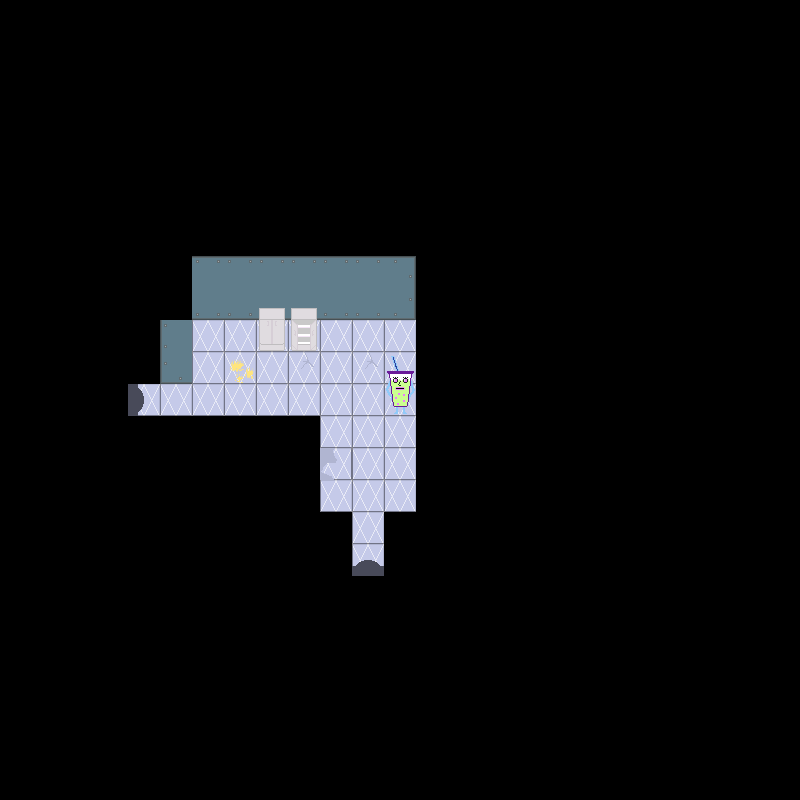

This is a level from a 2D game, rendered from its Tiled map with the project's own tilesets. A one-line summary and the complete map file follow:
An orthogonal 25x25 tile map with 32x32 px tiles, 5 tile layers (backgroundLayer, wallLayer, objectLayer, objectAboveLayer, ...), 2 tilesets.

<map version="1.2" tiledversion="1.2.3" orientation="orthogonal" renderorder="right-down" width="25" height="25" tilewidth="32" tileheight="32" infinite="0" nextlayerid="7" nextobjectid="1">
 <tileset firstgid="1" name="f2tiles" tilewidth="32" tileheight="32" tilecount="56" columns="8">
  <image source="../../assets/Floor 2/f2spritesheet.png" width="256" height="224" />
 </tileset>
 <tileset firstgid="57" name="f2objs" tilewidth="32" tileheight="32" tilecount="16" columns="4">
  <image source="../../assets/Floor 2/objspritesheet.png" width="128" height="128" />
 </tileset>
 <layer id="1" name="backgroundLayer" width="25" height="25">
  <data encoding="csv">
1,1,1,1,1,1,1,1,1,1,1,1,1,1,1,1,1,1,1,1,1,1,1,1,1,
1,1,1,1,1,1,1,1,1,1,1,1,1,1,1,1,1,1,1,1,1,1,1,1,1,
1,1,1,1,1,1,1,1,1,1,1,1,1,1,1,1,1,1,1,1,1,1,1,1,1,
1,1,1,1,1,1,1,1,1,1,1,1,1,1,1,1,1,1,1,1,1,1,1,1,1,
1,1,1,1,1,1,1,1,1,1,1,1,1,1,1,1,1,1,1,1,1,1,1,1,1,
1,1,1,1,1,1,1,1,1,1,1,1,1,1,1,1,1,1,1,1,1,1,1,1,1,
1,1,1,1,1,1,1,1,1,1,1,1,1,1,1,1,1,1,1,1,1,1,1,1,1,
1,1,1,1,1,1,1,1,1,1,1,1,1,1,1,1,1,1,1,1,1,1,1,1,1,
1,1,1,1,1,1,1,1,1,1,1,1,1,1,1,1,1,1,1,1,1,1,1,1,1,
1,1,1,1,1,1,1,1,1,1,1,1,1,1,1,1,1,1,1,1,1,1,1,1,1,
1,1,1,1,1,1,8,8,8,8,8,8,8,1,1,1,1,1,1,1,1,1,1,1,1,
1,1,1,1,1,1,8,52,8,51,8,51,8,1,1,1,1,1,1,1,1,1,1,1,1,
1,1,1,1,14,8,8,8,8,8,8,8,8,1,1,1,1,1,1,1,1,1,1,1,1,
1,1,1,1,1,1,1,1,1,1,8,8,8,1,1,1,1,1,1,1,1,1,1,1,1,
1,1,1,1,1,1,1,1,1,1,2147483683,8,8,1,1,1,1,1,1,1,1,1,1,1,1,
1,1,1,1,1,1,1,1,1,1,8,8,8,1,1,1,1,1,1,1,1,1,1,1,1,
1,1,1,1,1,1,1,1,1,1,1,8,1,1,1,1,1,1,1,1,1,1,1,1,1,
1,1,1,1,1,1,1,1,1,1,1,13,1,1,1,1,1,1,1,1,1,1,1,1,1,
1,1,1,1,1,1,1,1,1,1,1,1,1,1,1,1,1,1,1,1,1,1,1,1,1,
1,1,1,1,1,1,1,1,1,1,1,1,1,1,1,1,1,1,1,1,1,1,1,1,1,
1,1,1,1,1,1,1,1,1,1,1,1,1,1,1,1,1,1,1,1,1,1,1,1,1,
1,1,1,1,1,1,1,1,1,1,1,1,1,1,1,1,1,1,1,1,1,1,1,1,1,
1,1,1,1,1,1,1,1,1,1,1,1,1,1,1,1,1,1,1,1,1,1,1,1,1,
1,1,1,1,1,1,1,1,1,1,1,1,1,1,1,1,1,1,1,1,1,1,1,1,1,
1,1,1,1,1,1,1,1,1,1,1,1,1,1,1,1,1,1,1,1,1,1,1,1,1
</data>
 </layer>
 <layer id="2" name="wallLayer" width="25" height="25">
  <data encoding="csv">
0,0,0,0,0,0,0,0,0,0,0,0,0,0,0,0,0,0,0,0,0,0,0,0,0,
0,0,0,0,0,0,0,0,0,0,0,0,0,0,0,0,0,0,0,0,0,0,0,0,0,
0,0,0,0,0,0,0,0,0,0,0,0,0,0,0,0,0,0,0,0,0,0,0,0,0,
0,0,0,0,0,0,0,0,0,0,0,0,0,0,0,0,0,0,0,0,0,0,0,0,0,
0,0,0,0,0,0,0,0,0,0,0,0,0,0,0,0,0,0,0,0,0,0,0,0,0,
0,0,0,0,0,0,0,0,0,0,0,0,0,0,0,0,0,0,0,0,0,0,0,0,0,
0,0,0,0,0,0,0,0,0,0,0,0,0,0,0,0,0,0,0,0,0,0,0,0,0,
0,0,0,0,0,0,0,0,0,0,0,0,0,0,0,0,0,0,0,0,0,0,0,0,0,
0,0,0,0,0,0,27,27,27,27,27,27,29,0,0,0,0,0,0,0,0,0,0,0,0,
0,0,0,0,0,0,25,25,25,25,25,25,31,0,0,0,0,0,0,0,0,0,0,0,0,
0,0,0,0,0,23,0,0,0,0,0,0,0,0,0,0,0,0,0,0,0,0,0,0,0,
0,0,0,0,0,30,0,0,0,0,0,0,0,0,0,0,0,0,0,0,0,0,0,0,0,
0,0,0,0,0,0,0,0,0,0,0,0,0,0,0,0,0,0,0,0,0,0,0,0,0,
0,0,0,0,0,0,0,0,0,0,0,0,0,0,0,0,0,0,0,0,0,0,0,0,0,
0,0,0,0,0,0,0,0,0,0,0,0,0,0,0,0,0,0,0,0,0,0,0,0,0,
0,0,0,0,0,0,0,0,0,0,0,0,0,0,0,0,0,0,0,0,0,0,0,0,0,
0,0,0,0,0,0,0,0,0,0,0,0,0,0,0,0,0,0,0,0,0,0,0,0,0,
0,0,0,0,0,0,0,0,0,0,0,0,0,0,0,0,0,0,0,0,0,0,0,0,0,
0,0,0,0,0,0,0,0,0,0,0,0,0,0,0,0,0,0,0,0,0,0,0,0,0,
0,0,0,0,0,0,0,0,0,0,0,0,0,0,0,0,0,0,0,0,0,0,0,0,0,
0,0,0,0,0,0,0,0,0,0,0,0,0,0,0,0,0,0,0,0,0,0,0,0,0,
0,0,0,0,0,0,0,0,0,0,0,0,0,0,0,0,0,0,0,0,0,0,0,0,0,
0,0,0,0,0,0,0,0,0,0,0,0,0,0,0,0,0,0,0,0,0,0,0,0,0,
0,0,0,0,0,0,0,0,0,0,0,0,0,0,0,0,0,0,0,0,0,0,0,0,0,
0,0,0,0,0,0,0,0,0,0,0,0,0,0,0,0,0,0,0,0,0,0,0,0,0
</data>
 </layer>
 <layer id="3" name="objectLayer" width="25" height="25">
  <data encoding="csv">
0,0,0,0,0,0,0,0,0,0,0,0,0,0,0,0,0,0,0,0,0,0,0,0,0,
0,0,0,0,0,0,0,0,0,0,0,0,0,0,0,0,0,0,0,0,0,0,0,0,0,
0,0,0,0,0,0,0,0,0,0,0,0,0,0,0,0,0,0,0,0,0,0,0,0,0,
0,0,0,0,0,0,0,0,0,0,0,0,0,0,0,0,0,0,0,0,0,0,0,0,0,
0,0,0,0,0,0,0,0,0,0,0,0,0,0,0,0,0,0,0,0,0,0,0,0,0,
0,0,0,0,0,0,0,0,0,0,0,0,0,0,0,0,0,0,0,0,0,0,0,0,0,
0,0,0,0,0,0,0,0,0,0,0,0,0,0,0,0,0,0,0,0,0,0,0,0,0,
0,0,0,0,0,0,0,0,0,0,0,0,0,0,0,0,0,0,0,0,0,0,0,0,0,
0,0,0,0,0,0,0,0,0,0,0,0,0,0,0,0,0,0,0,0,0,0,0,0,0,
0,0,0,0,0,0,0,0,0,0,0,0,0,0,0,0,0,0,0,0,0,0,0,0,0,
0,0,0,0,0,0,0,0,65,68,0,0,0,0,0,0,0,0,0,0,0,0,0,0,0,
0,0,0,0,0,0,0,0,0,0,0,0,0,0,0,0,0,0,0,0,0,0,0,0,0,
0,0,0,0,0,0,0,0,0,0,0,0,61,0,0,0,0,0,0,0,0,0,0,0,0,
0,0,0,0,0,0,0,0,0,0,0,0,0,0,0,0,0,0,0,0,0,0,0,0,0,
0,0,0,0,0,0,0,0,0,0,0,0,0,0,0,0,0,0,0,0,0,0,0,0,0,
0,0,0,0,0,0,0,0,0,0,0,0,0,0,0,0,0,0,0,0,0,0,0,0,0,
0,0,0,0,0,0,0,0,0,0,0,0,0,0,0,0,0,0,0,0,0,0,0,0,0,
0,0,0,0,0,0,0,0,0,0,0,0,0,0,0,0,0,0,0,0,0,0,0,0,0,
0,0,0,0,0,0,0,0,0,0,0,0,0,0,0,0,0,0,0,0,0,0,0,0,0,
0,0,0,0,0,0,0,0,0,0,0,0,0,0,0,0,0,0,0,0,0,0,0,0,0,
0,0,0,0,0,0,0,0,0,0,0,0,0,0,0,0,0,0,0,0,0,0,0,0,0,
0,0,0,0,0,0,0,0,0,0,0,0,0,0,0,0,0,0,0,0,0,0,0,0,0,
0,0,0,0,0,0,0,0,0,0,0,0,0,0,0,0,0,0,0,0,0,0,0,0,0,
0,0,0,0,0,0,0,0,0,0,0,0,0,0,0,0,0,0,0,0,0,0,0,0,0,
0,0,0,0,0,0,0,0,0,0,0,0,0,0,0,0,0,0,0,0,0,0,0,0,0
</data>
 </layer>
 <layer id="4" name="objectAboveLayer" width="25" height="25">
  <data encoding="csv">
0,0,0,0,0,0,0,0,0,0,0,0,0,0,0,0,0,0,0,0,0,0,0,0,0,
0,0,0,0,0,0,0,0,0,0,0,0,0,0,0,0,0,0,0,0,0,0,0,0,0,
0,0,0,0,0,0,0,0,0,0,0,0,0,0,0,0,0,0,0,0,0,0,0,0,0,
0,0,0,0,0,0,0,0,0,0,0,0,0,0,0,0,0,0,0,0,0,0,0,0,0,
0,0,0,0,0,0,0,0,0,0,0,0,0,0,0,0,0,0,0,0,0,0,0,0,0,
0,0,0,0,0,0,0,0,0,0,0,0,0,0,0,0,0,0,0,0,0,0,0,0,0,
0,0,0,0,0,0,0,0,0,0,0,0,0,0,0,0,0,0,0,0,0,0,0,0,0,
0,0,0,0,0,0,0,0,0,0,0,0,0,0,0,0,0,0,0,0,0,0,0,0,0,
0,0,0,0,0,0,0,0,0,0,0,0,0,0,0,0,0,0,0,0,0,0,0,0,0,
0,0,0,0,0,0,0,0,63,63,0,0,0,0,0,0,0,0,0,0,0,0,0,0,0,
0,0,0,0,0,0,0,0,0,0,0,0,0,0,0,0,0,0,0,0,0,0,0,0,0,
0,0,0,0,0,0,0,0,0,0,0,0,62,0,0,0,0,0,0,0,0,0,0,0,0,
0,0,0,0,0,0,0,0,0,0,0,0,0,0,0,0,0,0,0,0,0,0,0,0,0,
0,0,0,0,0,0,0,0,0,0,0,0,0,0,0,0,0,0,0,0,0,0,0,0,0,
0,0,0,0,0,0,0,0,0,0,0,0,0,0,0,0,0,0,0,0,0,0,0,0,0,
0,0,0,0,0,0,0,0,0,0,0,0,0,0,0,0,0,0,0,0,0,0,0,0,0,
0,0,0,0,0,0,0,0,0,0,0,0,0,0,0,0,0,0,0,0,0,0,0,0,0,
0,0,0,0,0,0,0,0,0,0,0,0,0,0,0,0,0,0,0,0,0,0,0,0,0,
0,0,0,0,0,0,0,0,0,0,0,0,0,0,0,0,0,0,0,0,0,0,0,0,0,
0,0,0,0,0,0,0,0,0,0,0,0,0,0,0,0,0,0,0,0,0,0,0,0,0,
0,0,0,0,0,0,0,0,0,0,0,0,0,0,0,0,0,0,0,0,0,0,0,0,0,
0,0,0,0,0,0,0,0,0,0,0,0,0,0,0,0,0,0,0,0,0,0,0,0,0,
0,0,0,0,0,0,0,0,0,0,0,0,0,0,0,0,0,0,0,0,0,0,0,0,0,
0,0,0,0,0,0,0,0,0,0,0,0,0,0,0,0,0,0,0,0,0,0,0,0,0,
0,0,0,0,0,0,0,0,0,0,0,0,0,0,0,0,0,0,0,0,0,0,0,0,0
</data>
 </layer>
 <objectgroup id="5" name="doorLayer" />
 <layer id="6" name="aboveLayer" width="25" height="25">
  <data encoding="csv">
0,0,0,0,0,0,0,0,0,0,0,0,0,0,0,0,0,0,0,0,0,0,0,0,0,
0,0,0,0,0,0,0,0,0,0,0,0,0,0,0,0,0,0,0,0,0,0,0,0,0,
0,0,0,0,0,0,0,0,0,0,0,0,0,0,0,0,0,0,0,0,0,0,0,0,0,
0,0,0,0,0,0,0,0,0,0,0,0,0,0,0,0,0,0,0,0,0,0,0,0,0,
0,0,0,0,0,0,0,0,0,0,0,0,0,0,0,0,0,0,0,0,0,0,0,0,0,
0,0,0,0,0,0,0,0,0,0,0,0,0,0,0,0,0,0,0,0,0,0,0,0,0,
0,0,0,0,0,0,0,0,0,0,0,0,0,0,0,0,0,0,0,0,0,0,0,0,0,
0,0,0,0,0,0,0,0,0,0,0,0,0,0,0,0,0,0,0,0,0,0,0,0,0,
0,0,0,0,0,0,0,0,0,0,0,0,0,0,0,0,0,0,0,0,0,0,0,0,0,
0,0,0,0,0,0,0,0,0,0,0,0,0,0,0,0,0,0,0,0,0,0,0,0,0,
0,0,0,0,0,0,0,0,0,0,0,0,0,0,0,0,0,0,0,0,0,0,0,0,0,
0,0,0,0,0,0,0,0,0,0,0,0,0,0,0,0,0,0,0,0,0,0,0,0,0,
0,0,0,0,0,0,0,0,0,0,0,0,0,0,0,0,0,0,0,0,0,0,0,0,0,
0,0,0,0,0,0,0,0,0,0,0,0,0,0,0,0,0,0,0,0,0,0,0,0,0,
0,0,0,0,0,0,0,0,0,0,0,0,0,0,0,0,0,0,0,0,0,0,0,0,0,
0,0,0,0,0,0,0,0,0,0,0,0,0,0,0,0,0,0,0,0,0,0,0,0,0,
0,0,0,0,0,0,0,0,0,0,0,0,0,0,0,0,0,0,0,0,0,0,0,0,0,
0,0,0,0,0,0,0,0,0,0,0,0,0,0,0,0,0,0,0,0,0,0,0,0,0,
0,0,0,0,0,0,0,0,0,0,0,0,0,0,0,0,0,0,0,0,0,0,0,0,0,
0,0,0,0,0,0,0,0,0,0,0,0,0,0,0,0,0,0,0,0,0,0,0,0,0,
0,0,0,0,0,0,0,0,0,0,0,0,0,0,0,0,0,0,0,0,0,0,0,0,0,
0,0,0,0,0,0,0,0,0,0,0,0,0,0,0,0,0,0,0,0,0,0,0,0,0,
0,0,0,0,0,0,0,0,0,0,0,0,0,0,0,0,0,0,0,0,0,0,0,0,0,
0,0,0,0,0,0,0,0,0,0,0,0,0,0,0,0,0,0,0,0,0,0,0,0,0,
0,0,0,0,0,0,0,0,0,0,0,0,0,0,0,0,0,0,0,0,0,0,0,0,0
</data>
 </layer>
</map>
